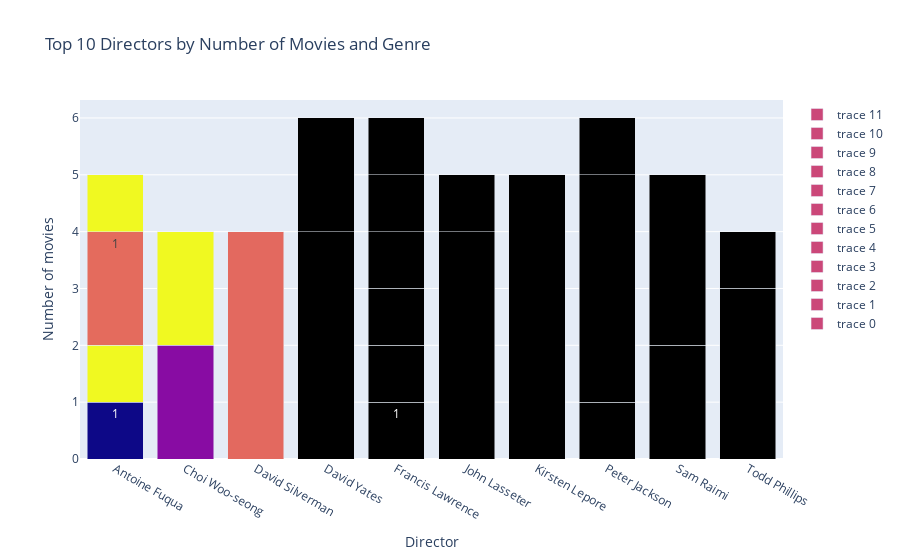

The notebook cell this image was saved under:
### Code cell
'''
import plotly.graph_objects as go
import seaborn as sns

# Get the 10 most popular directors
directors = df['Director'].value_counts().head(10)

# Get all genres
genres = df['Genre'].unique()

# Create a new dataframe with the top 10 directors and all genres
df_top = df[df['Director'].isin(directors.index) & df['Genre'].isin(genres)]

# Group by director and genre
grouped = df_top.groupby(['Director', 'Genre']).size().unstack().reset_index()

# Define a color palette
colors = sns.color_palette('Set2', n_colors=len(genres))

# Create a list of traces for each genre
traces = []
for i in range(len(genres)):
    if genres[i] in grouped.columns:
        trace = go.Bar(
            x=grouped['Director'],
            y=grouped[genres[i]],
            marker=dict(color=colors[i])
        )
        if i+1 < len(genres) and genres[i+1] in grouped.columns:
            trace.text = grouped[genres[i+1]]
        traces.append(trace)

# Create the stacked bar chart
fig = go.Figure(data=traces)

# Add interactivity to the plot
fig.update_traces(hovertemplate='%{y} %{text} movies')

# Update the layout
fig.update_layout(barmode='stack', xaxis_title='Director', yaxis_title='Number of movies',
                  title='Top 10 Directors by Number of Movies and Genre')

# Show the plot
fig.show()
'''

### Figure 1 — Plotly figure (JSON) as saved in the notebook; plotly's stock layout.template omitted (floating-point values rounded to 4 significant figures)
{"data": [{"hovertemplate": "%{y} %{text} movies", "marker": {"color": [0.4, 0.7608, 0.6471]}, "text": [1, 2, null, null, 1, null, null, null, null, null], "type": "bar", "x": ["Antoine Fuqua", "Choi Woo-seong", "David Silverman", "David Yates", "Francis Lawrence", "John Lasseter", "Kirsten Lepore", "Peter Jackson", "Sam Raimi", "Todd Phillips"], "y": [1, null, null, null, 1, null, null, null, null, null]}, {"hovertemplate": "%{y} %{text} movies", "marker": {"color": [0.9882, 0.5529, 0.3843]}, "text": [null, null, null, null, null, null, null, null, 2, null], "type": "bar", "x": ["Antoine Fuqua", "Choi Woo-seong", "David Silverman", "David Yates", "Francis Lawrence", "John Lasseter", "Kirsten Lepore", "Peter Jackson", "Sam Raimi", "Todd Phillips"], "y": [1, 2, null, null, 1, null, null, null, null, null]}, {"hovertemplate": "%{y} %{text} movies", "marker": {"color": [0.5529, 0.6275, 0.7961]}, "text": [null, null, 4, null, null, 4, 5, null, null, null], "type": "bar", "x": ["Antoine Fuqua", "Choi Woo-seong", "David Silverman", "David Yates", "Francis Lawrence", "John Lasseter", "Kirsten Lepore", "Peter Jackson", "Sam Raimi", "Todd Phillips"], "y": [null, null, null, null, null, null, null, null, 2, null]}, {"hovertemplate": "%{y} %{text} movies", "marker": {"color": [0.9059, 0.5412, 0.7647]}, "text": [2, null, null, null, 1, null, null, 1, null, null], "type": "bar", "x": ["Antoine Fuqua", "Choi Woo-seong", "David Silverman", "David Yates", "Francis Lawrence", "John Lasseter", "Kirsten Lepore", "Peter Jackson", "Sam Raimi", "Todd Phillips"], "y": [null, null, 4, null, null, 4, 5, null, null, null]}, {"hovertemplate": "%{y} %{text} movies", "marker": {"color": [0.651, 0.8471, 0.3294]}, "text": [1, null, null, null, null, null, null, null, null, null], "type": "bar", "x": ["Antoine Fuqua", "Choi Woo-seong", "David Silverman", "David Yates", "Francis Lawrence", "John Lasseter", "Kirsten Lepore", "Peter Jackson", "Sam Raimi", "Todd Phillips"], "y": [2, null, null, null, 1, null, null, 1, null, null]}, {"hovertemplate": "%{y} %{text} movies", "marker": {"color": [1, 0.851, 0.1843]}, "type": "bar", "x": ["Antoine Fuqua", "Choi Woo-seong", "David Silverman", "David Yates", "Francis Lawrence", "John Lasseter", "Kirsten Lepore", "Peter Jackson", "Sam Raimi", "Todd Phillips"], "y": [1, null, null, null, null, null, null, null, null, null]}, {"hovertemplate": "%{y} %{text} movies", "marker": {"color": [0.702, 0.702, 0.702]}, "type": "bar", "x": ["Antoine Fuqua", "Choi Woo-seong", "David Silverman", "David Yates", "Francis Lawrence", "John Lasseter", "Kirsten Lepore", "Peter Jackson", "Sam Raimi", "Todd Phillips"], "y": [null, null, null, null, null, null, null, null, null, 3]}, {"hovertemplate": "%{y} %{text} movies", "marker": {"color": [0.9882, 0.5529, 0.3843]}, "text": [null, null, null, null, null, null, null, null, null, 1], "type": "bar", "x": ["Antoine Fuqua", "Choi Woo-seong", "David Silverman", "David Yates", "Francis Lawrence", "John Lasseter", "Kirsten Lepore", "Peter Jackson", "Sam Raimi", "Todd Phillips"], "y": [null, null, null, 4, 1, 1, null, 4, null, null]}, {"hovertemplate": "%{y} %{text} movies", "marker": {"color": [0.5529, 0.6275, 0.7961]}, "text": [null, null, null, null, 1, null, null, null, null, null], "type": "bar", "x": ["Antoine Fuqua", "Choi Woo-seong", "David Silverman", "David Yates", "Francis Lawrence", "John Lasseter", "Kirsten Lepore", "Peter Jackson", "Sam Raimi", "Todd Phillips"], "y": [null, null, null, null, null, null, null, null, null, 1]}, {"hovertemplate": "%{y} %{text} movies", "marker": {"color": [0.9059, 0.5412, 0.7647]}, "type": "bar", "x": ["Antoine Fuqua", "Choi Woo-seong", "David Silverman", "David Yates", "Francis Lawrence", "John Lasseter", "Kirsten Lepore", "Peter Jackson", "Sam Raimi", "Todd Phillips"], "y": [null, null, null, null, 1, null, null, null, null, null]}, {"hovertemplate": "%{y} %{text} movies", "marker": {"color": [1, 0.851, 0.1843]}, "type": "bar", "x": ["Antoine Fuqua", "Choi Woo-seong", "David Silverman", "David Yates", "Francis Lawrence", "John Lasseter", "Kirsten Lepore", "Peter Jackson", "Sam Raimi", "Todd Phillips"], "y": [null, null, null, 2, 1, null, null, 1, 3, null]}, {"hovertemplate": "%{y} %{text} movies", "marker": {"color": [0.4, 0.7608, 0.6471]}, "type": "bar", "x": ["Antoine Fuqua", "Choi Woo-seong", "David Silverman", "David Yates", "Francis Lawrence", "John Lasseter", "Kirsten Lepore", "Peter Jackson", "Sam Raimi", "Todd Phillips"], "y": [null, 2, null, null, null, null, null, null, null, null]}], "layout": {"barmode": "stack", "title": {"text": "Top 10 Directors by Number of Movies and Genre"}, "xaxis": {"title": {"text": "Director"}}, "yaxis": {"title": {"text": "Number of movies"}}}}
